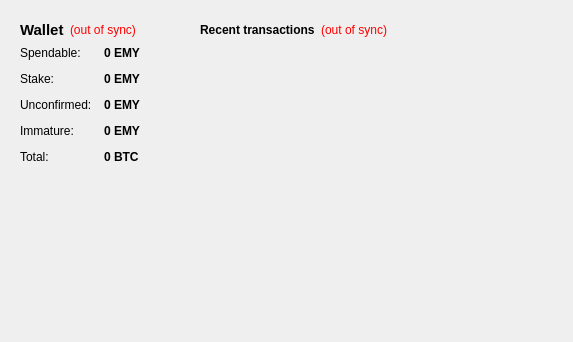
<?xml version="1.0" encoding="UTF-8"?>
<ui version="4.0">
 <class>OverviewPage</class>
 <widget class="QWidget" name="OverviewPage">
  <property name="geometry">
   <rect>
    <x>0</x>
    <y>0</y>
    <width>573</width>
    <height>342</height>
   </rect>
  </property>
  <property name="windowTitle">
   <string>Form</string>
  </property>
  <property name="styleSheet">
   <string notr="true"/>
  </property>
  <layout class="QHBoxLayout" name="horizontalLayout" stretch="0,1">
   <item>
    <layout class="QVBoxLayout" name="verticalLayout_2">
     <item>
      <widget class="QFrame" name="frame">
       <property name="frameShape">
        <enum>QFrame::NoFrame</enum>
       </property>
       <property name="frameShadow">
        <enum>QFrame::Plain</enum>
       </property>
       <layout class="QVBoxLayout" name="verticalLayout_4">
        <item>
         <layout class="QHBoxLayout" name="horizontalLayout_4">
          <item>
           <widget class="QLabel" name="label_5">
            <property name="font">
             <font>
              <pointsize>11</pointsize>
              <weight>75</weight>
              <bold>true</bold>
             </font>
            </property>
            <property name="text">
             <string>Wallet</string>
            </property>
           </widget>
          </item>
          <item>
           <widget class="QLabel" name="labelWalletStatus">
            <property name="toolTip">
             <string>The displayed information may be out of date. Your wallet automatically synchronizes with the Emoney network after a connection is established, but this process has not completed yet.</string>
            </property>
            <property name="styleSheet">
             <string notr="true">QLabel { color: red; }</string>
            </property>
            <property name="text">
             <string notr="true">(out of sync)</string>
            </property>
            <property name="alignment">
             <set>Qt::AlignLeading|Qt::AlignLeft|Qt::AlignVCenter</set>
            </property>
           </widget>
          </item>
          <item>
           <spacer name="horizontalSpacer_2">
            <property name="orientation">
             <enum>Qt::Horizontal</enum>
            </property>
            <property name="sizeHint" stdset="0">
             <size>
              <width>40</width>
              <height>20</height>
             </size>
            </property>
           </spacer>
          </item>
         </layout>
        </item>
        <item>
         <layout class="QFormLayout" name="formLayout_2">
          <property name="fieldGrowthPolicy">
           <enum>QFormLayout::AllNonFixedFieldsGrow</enum>
          </property>
          <property name="horizontalSpacing">
           <number>12</number>
          </property>
          <property name="verticalSpacing">
           <number>12</number>
          </property>
          <item row="0" column="0">
           <widget class="QLabel" name="label">
            <property name="text">
             <string>Spendable:</string>
            </property>
           </widget>
          </item>
          <item row="0" column="1">
           <widget class="QLabel" name="labelBalance">
            <property name="font">
             <font>
              <weight>75</weight>
              <bold>true</bold>
             </font>
            </property>
            <property name="cursor">
             <cursorShape>IBeamCursor</cursorShape>
            </property>
            <property name="toolTip">
             <string>Your current spendable balance</string>
            </property>
            <property name="text">
             <string notr="true">0 EMY</string>
            </property>
            <property name="textInteractionFlags">
             <set>Qt::LinksAccessibleByMouse|Qt::TextSelectableByKeyboard|Qt::TextSelectableByMouse</set>
            </property>
           </widget>
          </item>
          <item row="1" column="0">
           <widget class="QLabel" name="label_6">
            <property name="text">
             <string>Stake:</string>
            </property>
           </widget>
          </item>
          <item row="1" column="1">
           <widget class="QLabel" name="labelStake">
            <property name="font">
             <font>
              <weight>75</weight>
              <bold>true</bold>
             </font>
            </property>
            <property name="cursor">
             <cursorShape>IBeamCursor</cursorShape>
            </property>
            <property name="toolTip">
             <string>Total of coins that was staked, and do not yet count toward the current balance</string>
            </property>
            <property name="text">
             <string notr="true">0 EMY</string>
            </property>
            <property name="textInteractionFlags">
             <set>Qt::LinksAccessibleByMouse|Qt::TextSelectableByKeyboard|Qt::TextSelectableByMouse</set>
            </property>
           </widget>
          </item>
          <item row="2" column="0">
           <widget class="QLabel" name="label_3">
            <property name="text">
             <string>Unconfirmed:</string>
            </property>
           </widget>
          </item>
          <item row="2" column="1">
           <widget class="QLabel" name="labelUnconfirmed">
            <property name="font">
             <font>
              <weight>75</weight>
              <bold>true</bold>
             </font>
            </property>
            <property name="cursor">
             <cursorShape>IBeamCursor</cursorShape>
            </property>
            <property name="toolTip">
             <string>Total of transactions that have yet to be confirmed, and do not yet count toward the current balance</string>
            </property>
            <property name="text">
             <string notr="true">0 EMY</string>
            </property>
            <property name="textInteractionFlags">
             <set>Qt::LinksAccessibleByMouse|Qt::TextSelectableByKeyboard|Qt::TextSelectableByMouse</set>
            </property>
           </widget>
          </item>
          <item row="3" column="0">
           <widget class="QLabel" name="labelImmatureText">
            <property name="text">
             <string>Immature:</string>
            </property>
           </widget>
          </item>
          <item row="3" column="1">
           <widget class="QLabel" name="labelImmature">
            <property name="font">
             <font>
              <weight>75</weight>
              <bold>true</bold>
             </font>
            </property>
            <property name="toolTip">
             <string>Mined balance that has not yet matured</string>
            </property>
            <property name="text">
             <string notr="true">0 EMY</string>
            </property>
            <property name="textInteractionFlags">
             <set>Qt::LinksAccessibleByMouse|Qt::TextSelectableByKeyboard|Qt::TextSelectableByMouse</set>
            </property>
           </widget>
          </item>
          <item row="4" column="0">
           <widget class="QLabel" name="labelTotalText">
            <property name="text">
             <string>Total:</string>
            </property>
           </widget>
          </item>
          <item row="4" column="1">
           <widget class="QLabel" name="labelTotal">
            <property name="font">
             <font>
              <weight>75</weight>
              <bold>true</bold>
             </font>
            </property>
            <property name="cursor">
             <cursorShape>IBeamCursor</cursorShape>
            </property>
            <property name="toolTip">
             <string>Your current total balance</string>
            </property>
            <property name="text">
             <string notr="true">0 BTC</string>
            </property>
            <property name="textInteractionFlags">
             <set>Qt::LinksAccessibleByMouse|Qt::TextSelectableByKeyboard|Qt::TextSelectableByMouse</set>
            </property>
           </widget>
          </item>
         </layout>
        </item>
       </layout>
      </widget>
     </item>
     <item>
      <widget class="QLabel" name="label_2">
       <property name="maximumSize">
        <size>
         <width>225</width>
         <height>225</height>
        </size>
       </property>
       <property name="text">
        <string/>
       </property>
       <property name="pixmap">
        <pixmap resource="../bitcoin.qrc">:/images/about</pixmap>
       </property>
       <property name="scaledContents">
        <bool>true</bool>
       </property>
      </widget>
     </item>
     <item>
      <spacer name="verticalSpacer">
       <property name="orientation">
        <enum>Qt::Vertical</enum>
       </property>
       <property name="sizeHint" stdset="0">
        <size>
         <width>20</width>
         <height>40</height>
        </size>
       </property>
      </spacer>
     </item>
    </layout>
   </item>
   <item>
    <layout class="QVBoxLayout" name="verticalLayout_3">
     <item>
      <widget class="QFrame" name="frame_2">
       <property name="frameShape">
        <enum>QFrame::NoFrame</enum>
       </property>
       <property name="frameShadow">
        <enum>QFrame::Plain</enum>
       </property>
       <layout class="QVBoxLayout" name="verticalLayout">
        <item>
         <layout class="QHBoxLayout" name="horizontalLayout_2">
          <item>
           <widget class="QLabel" name="label_4">
            <property name="text">
             <string>&lt;b&gt;Recent transactions&lt;/b&gt;</string>
            </property>
           </widget>
          </item>
          <item>
           <widget class="QLabel" name="labelTransactionsStatus">
            <property name="toolTip">
             <string>The displayed information may be out of date. Your wallet automatically synchronizes with the Emoney network after a connection is established, but this process has not completed yet.</string>
            </property>
            <property name="styleSheet">
             <string notr="true">QLabel { color: red; }</string>
            </property>
            <property name="text">
             <string notr="true">(out of sync)</string>
            </property>
            <property name="alignment">
             <set>Qt::AlignRight|Qt::AlignTrailing|Qt::AlignVCenter</set>
            </property>
           </widget>
          </item>
          <item>
           <spacer name="horizontalSpacer">
            <property name="orientation">
             <enum>Qt::Horizontal</enum>
            </property>
            <property name="sizeHint" stdset="0">
             <size>
              <width>40</width>
              <height>20</height>
             </size>
            </property>
           </spacer>
          </item>
         </layout>
        </item>
        <item>
         <widget class="QListView" name="listTransactions">
          <property name="styleSheet">
           <string notr="true">QListView { background: transparent; }</string>
          </property>
          <property name="frameShape">
           <enum>QFrame::NoFrame</enum>
          </property>
          <property name="frameShadow">
           <enum>QFrame::Plain</enum>
          </property>
          <property name="verticalScrollBarPolicy">
           <enum>Qt::ScrollBarAlwaysOff</enum>
          </property>
          <property name="horizontalScrollBarPolicy">
           <enum>Qt::ScrollBarAlwaysOff</enum>
          </property>
          <property name="selectionMode">
           <enum>QAbstractItemView::NoSelection</enum>
          </property>
         </widget>
        </item>
       </layout>
      </widget>
     </item>
     <item>
      <spacer name="verticalSpacer_2">
       <property name="orientation">
        <enum>Qt::Vertical</enum>
       </property>
       <property name="sizeHint" stdset="0">
        <size>
         <width>20</width>
         <height>40</height>
        </size>
       </property>
      </spacer>
     </item>
    </layout>
   </item>
  </layout>
 </widget>
 <resources>
  <include location="../bitcoin.qrc"/>
 </resources>
 <connections/>
</ui>
